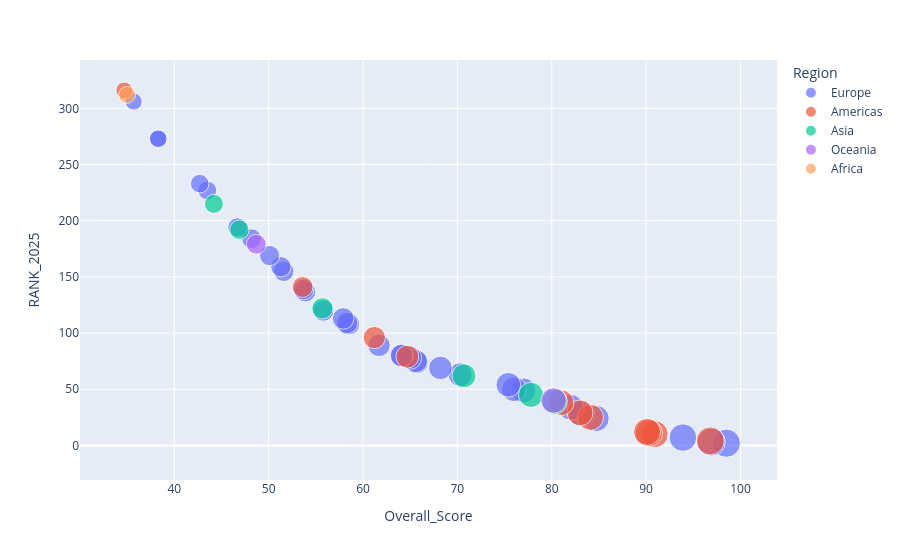

The cell this chart's notebook holds for it:
### Markdown cell above
Q14. Multi-variable Visualization. Create Plotly scatter:X → Score,Y → Rank,Color → Region,Size → Score.Derive 2–3 insights.

### Code cell
px.scatter(var,x='Overall_Score',y='RANK_2025',color='Region',size='Overall_Score')

### Figure 1 — Plotly figure (JSON) as saved in the notebook; plotly's stock layout.template omitted (floating-point values rounded to 4 significant figures)
{"data": [{"hovertemplate": "Region=Europe<br>Overall_Score=%{marker.size}<br>RANK_2025=%{y}<extra></extra>", "legendgroup": "Europe", "marker": {"color": "#636efa", "size": [98.5, 96.9, 93.9, 84.7, 83.2, 82.0, 77.0, 76.0, 75.4, 70.3, 68.2, 65.7, 65.6, 65.0, 64.1, 64.1, 61.7, 58.5, 58.3, 57.9, 55.8, 53.9, 53.7, 51.6, 51.3, 50.1, 48.2, 46.7, 43.5, 42.7, 38.3, 38.3, 35.7], "sizemode": "area", "sizeref": 0.2462, "symbol": "circle"}, "mode": "markers", "name": "Europe", "orientation": "v", "showlegend": true, "type": "scatter", "x": [98.5, 96.9, 93.9, 84.7, 83.2, 82.0, 77.0, 76.0, 75.4, 70.3, 68.2, 65.7, 65.6, 65.0, 64.1, 64.1, 61.7, 58.5, 58.3, 57.9, 55.8, 53.9, 53.7, 51.6, 51.3, 50.1, 48.2, 46.7, 43.5, 42.7, 38.3, 38.3, 35.7], "xaxis": "x", "y": [2, 3, 7, 24, 28, 34, 49, 50, 54, 63, 69, 74, 75, 78, 80, 80, 89, 108, 109, 113, 120, 137, 139, 155, 159, 169, 184, 194, 227, 233, 273, 273, 306], "yaxis": "y"}, {"hovertemplate": "Region=Americas<br>Overall_Score=%{marker.size}<br>RANK_2025=%{y}<extra></extra>", "legendgroup": "Americas", "marker": {"color": "#EF553B", "size": [96.8, 90.9, 90.3, 90.1, 84.1, 83.0, 81.0, 64.7, 61.2, 53.6, 34.7], "sizemode": "area", "sizeref": 0.2462, "symbol": "circle"}, "mode": "markers", "name": "Americas", "orientation": "v", "showlegend": true, "type": "scatter", "x": [96.8, 90.9, 90.3, 90.1, 84.1, 83.0, 81.0, 64.7, 61.2, 53.6, 34.7], "xaxis": "x", "y": [4, 10, 11, 12, 25, 29, 38, 79, 96, 141, 316], "yaxis": "y"}, {"hovertemplate": "Region=Asia<br>Overall_Score=%{marker.size}<br>RANK_2025=%{y}<extra></extra>", "legendgroup": "Asia", "marker": {"color": "#00cc96", "size": [80.3, 77.8, 70.7, 55.7, 46.9, 44.2], "sizemode": "area", "sizeref": 0.2462, "symbol": "circle"}, "mode": "markers", "name": "Asia", "orientation": "v", "showlegend": true, "type": "scatter", "x": [80.3, 77.8, 70.7, 55.7, 46.9, 44.2], "xaxis": "x", "y": [39, 45, 62, 122, 192, 215], "yaxis": "y"}, {"hovertemplate": "Region=Oceania<br>Overall_Score=%{marker.size}<br>RANK_2025=%{y}<extra></extra>", "legendgroup": "Oceania", "marker": {"color": "#ab63fa", "size": [80.2, 48.7], "sizemode": "area", "sizeref": 0.2462, "symbol": "circle"}, "mode": "markers", "name": "Oceania", "orientation": "v", "showlegend": true, "type": "scatter", "x": [80.2, 48.7], "xaxis": "x", "y": [40, 179], "yaxis": "y"}, {"hovertemplate": "Region=Africa<br>Overall_Score=%{marker.size}<br>RANK_2025=%{y}<extra></extra>", "legendgroup": "Africa", "marker": {"color": "#FFA15A", "size": [35.0], "sizemode": "area", "sizeref": 0.2462, "symbol": "circle"}, "mode": "markers", "name": "Africa", "orientation": "v", "showlegend": true, "type": "scatter", "x": [35.0], "xaxis": "x", "y": [312], "yaxis": "y"}], "layout": {"legend": {"itemsizing": "constant", "title": {"text": "Region"}, "tracegroupgap": 0}, "margin": {"t": 60}, "xaxis": {"anchor": "y", "domain": [0, 1], "title": {"text": "Overall_Score"}}, "yaxis": {"anchor": "x", "domain": [0, 1], "title": {"text": "RANK_2025"}}}}
